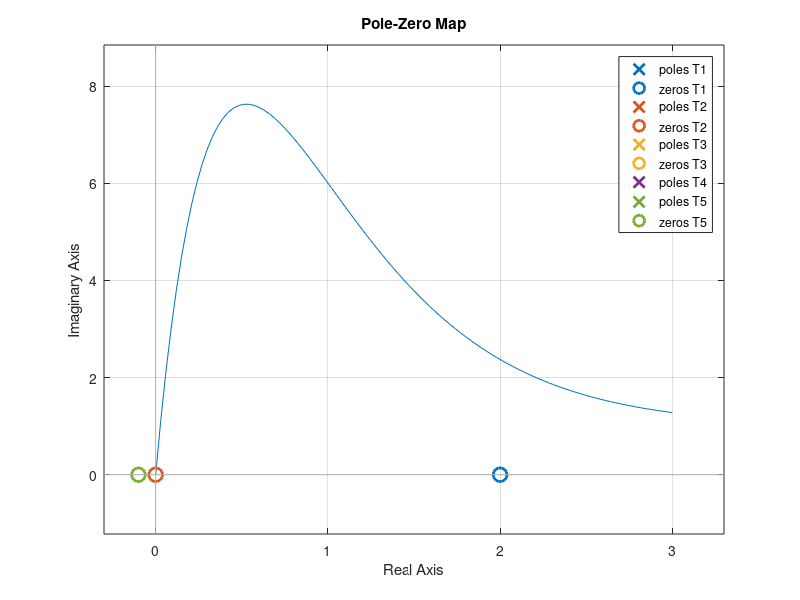

The MATLAB source for this figure:

%% funciones de transferencia para wn=2 y z=1

T1=tf([-4 8],[1 2 4]);%s=2
T2=tf([1 0],[1 2 4]);%s=0
T3=tf([4 8],[1 2 4]); %s=-2
T4=tf(4,[1 2 4]);%sin cero
T5=tf([40 4],[1 4 4]); %s=-1

step(T1) %entrada tipo escalon unitario
hold
step(T2)
step(T3)
step(T4)
step(T5)
legend('s=2','s=0','s=.2','sin cero','s=-1');

%% dibujamos los polos y ceros

pzmap(T1,T2,T3,T4,T5) 